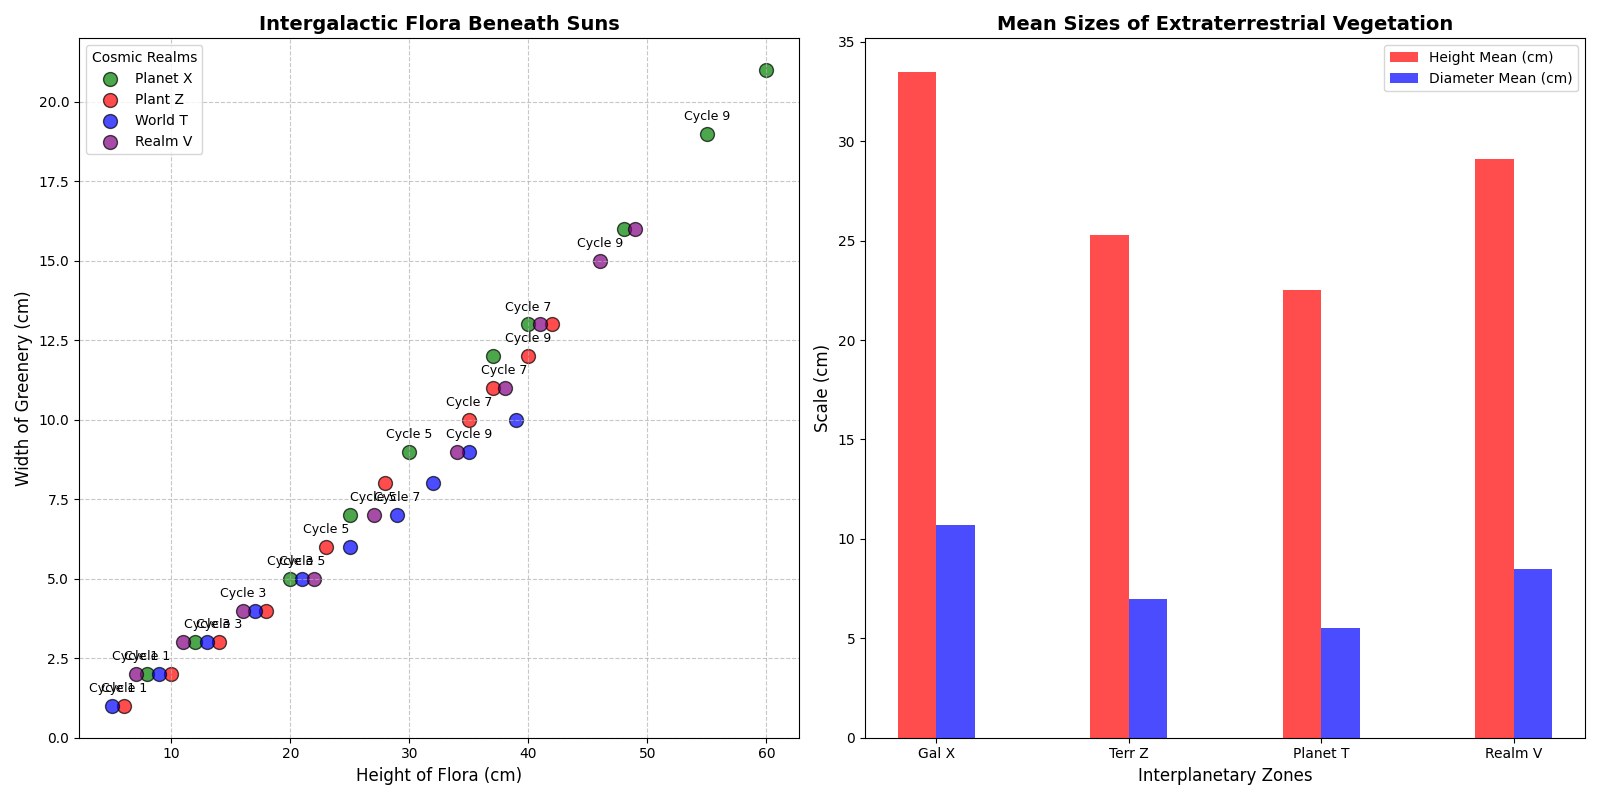

Write the Python code that produced this figure.
import matplotlib.pyplot as plt
import numpy as np

years = np.array([1, 2, 3, 4, 5, 6, 7, 8, 9, 10])
xenia_height = np.array([8, 12, 20, 25, 30, 37, 40, 48, 55, 60])
xenia_diameter = np.array([2, 3, 5, 7, 9, 12, 13, 16, 19, 21])
zog_height = np.array([6, 10, 14, 18, 23, 28, 35, 37, 40, 42])
zog_diameter = np.array([1, 2, 3, 4, 6, 8, 10, 11, 12, 13])
trogar_height = np.array([5, 9, 13, 17, 21, 25, 29, 32, 35, 39])
trogar_diameter = np.array([1, 2, 3, 4, 5, 6, 7, 8, 9, 10])

# New made-up data series
vornas_height = np.array([7, 11, 16, 22, 27, 34, 38, 41, 46, 49])
vornas_diameter = np.array([2, 3, 4, 5, 7, 9, 11, 13, 15, 16])

fig, (ax1, ax2) = plt.subplots(1, 2, figsize=(16, 8))

ax1.scatter(xenia_height, xenia_diameter, color='green', edgecolor='black', alpha=0.7, s=100, label='Planet X')
ax1.scatter(zog_height, zog_diameter, color='red', edgecolor='black', alpha=0.7, s=100, label='Plant Z')
ax1.scatter(trogar_height, trogar_diameter, color='blue', edgecolor='black', alpha=0.7, s=100, label='World T')
ax1.scatter(vornas_height, vornas_diameter, color='purple', edgecolor='black', alpha=0.7, s=100, label='Realm V')

ax1.set_title('Intergalactic Flora Beneath Suns', fontsize=14, fontweight='bold')
ax1.set_xlabel('Height of Flora (cm)', fontsize=12)
ax1.set_ylabel('Width of Greenery (cm)', fontsize=12)
ax1.legend(title='Cosmic Realms', fontsize=10)
ax1.grid(linestyle='--', alpha=0.7)

for i in range(0, len(years), 2):
    ax1.annotate(f'Cycle {years[i]}', (xenia_height[i], xenia_diameter[i]), textcoords="offset points", xytext=(0,10), ha='center', fontsize=9)
    ax1.annotate(f'Cycle {years[i]}', (zog_height[i], zog_diameter[i]), textcoords="offset points", xytext=(0,10), ha='center', fontsize=9)
    ax1.annotate(f'Cycle {years[i]}', (trogar_height[i], trogar_diameter[i]), textcoords="offset points", xytext=(0,10), ha='center', fontsize=9)
    ax1.annotate(f'Cycle {years[i]}', (vornas_height[i], vornas_diameter[i]), textcoords="offset points", xytext=(0,10), ha='center', fontsize=9)

average_heights = [np.mean(xenia_height), np.mean(zog_height), np.mean(trogar_height), np.mean(vornas_height)]
average_diameters = [np.mean(xenia_diameter), np.mean(zog_diameter), np.mean(trogar_diameter), np.mean(vornas_diameter)]

bar_width = 0.2
index = np.arange(len(average_heights))

bars1 = ax2.bar(index, average_heights, bar_width, label='Height Mean (cm)', color='r', alpha=0.7)
bars2 = ax2.bar(index + bar_width, average_diameters, bar_width, label='Diameter Mean (cm)', color='b', alpha=0.7)

ax2.set_title('Mean Sizes of Extraterrestrial Vegetation', fontsize=14, fontweight='bold')
ax2.set_xlabel('Interplanetary Zones', fontsize=12)
ax2.set_ylabel('Scale (cm)', fontsize=12)
ax2.set_xticks(index + bar_width / 2)
ax2.set_xticklabels(['Gal X', 'Terr Z', 'Planet T', 'Realm V'])
ax2.legend()

plt.tight_layout()
plt.show()
